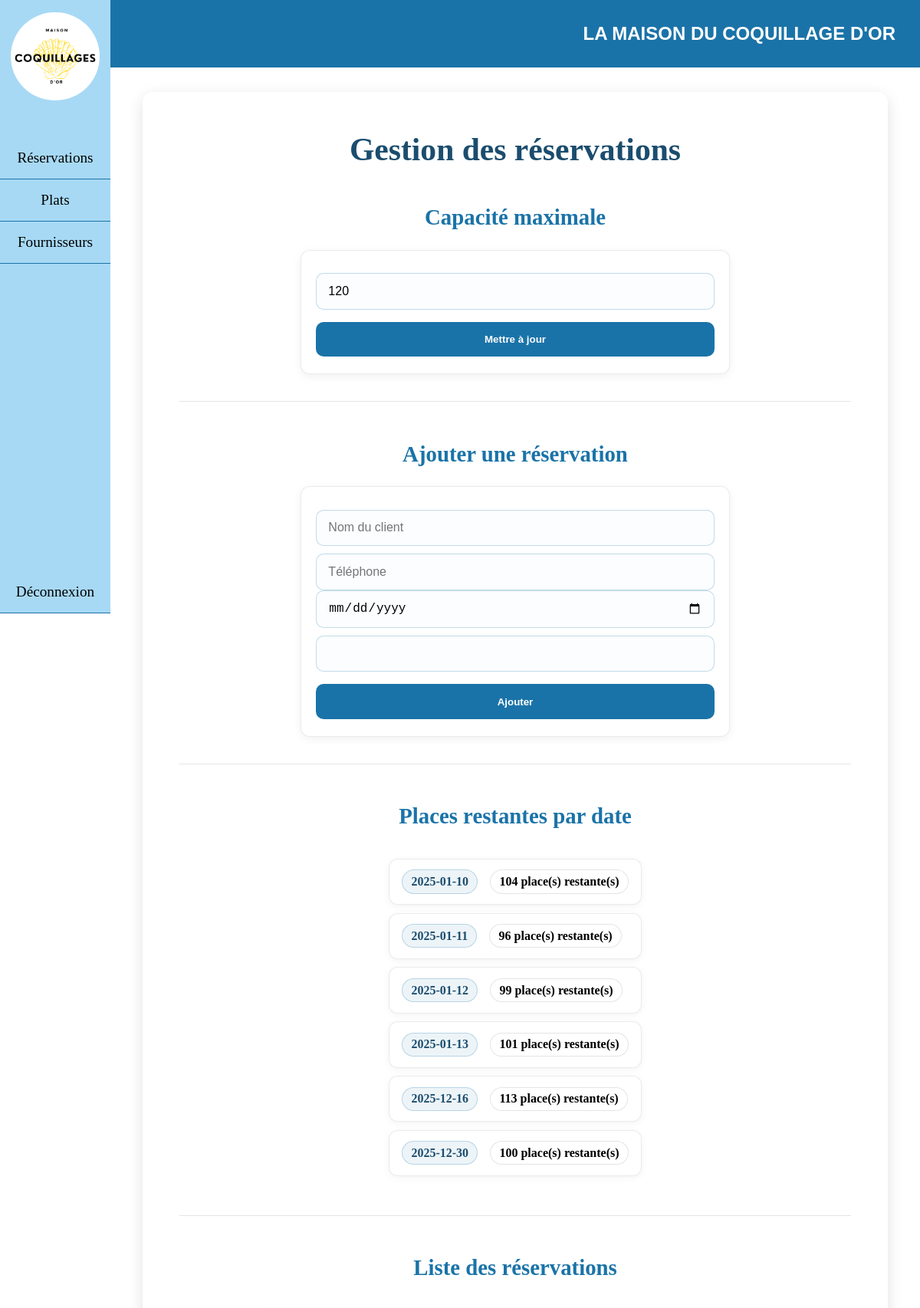
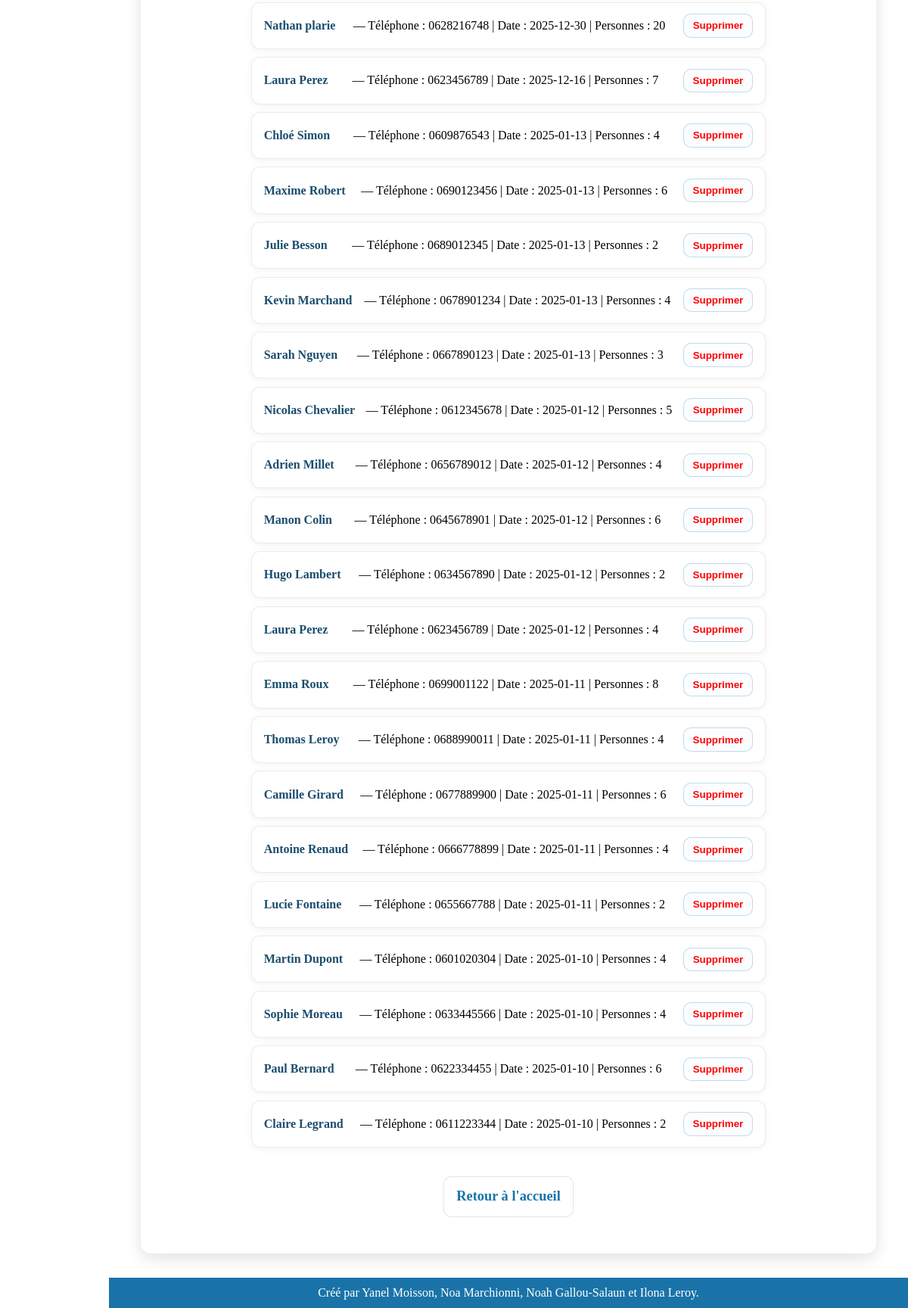
Screenshot of /pages/reservations.php (signed in) with the database file from the repository (2 pictures, top to bottom).
### tables this page shows
CREATE TABLE IF NOT EXISTS `nbr_places` (
  `id` int NOT NULL,
  `capacite` int NOT NULL,
  PRIMARY KEY (`id`)
);

CREATE TABLE IF NOT EXISTS `reservations` (
  `id` int NOT NULL AUTO_INCREMENT,
  `nom_client` varchar(100) DEFAULT NULL,
  `telephone` varchar(20) DEFAULT NULL,
  `date_reservation` date DEFAULT NULL,
  `nb_personnes` int DEFAULT NULL,
  PRIMARY KEY (`id`)
);

### pages/reservations.php (the view, shortened to what this page needs)
<?php
    include "connexion.php";
    $sql = "SELECT capacite FROM nbr_places WHERE id = 1";
    $instruction = $conn->prepare($sql);
    $instruction->execute();
    $CAPACITE_MAX = (int) $instruction->fetchColumn();
?>
<!DOCTYPE html>
<html lang="fr">
    <head>
        <link rel="stylesheet" href="../assets/css/style.css">
    </head>
    <body>
        <div class="container">
            <div class="sidebar">
                <img class="logo" src="../assets/images/Logo-Coquillages.png" alt="Logo">
                <nav class="sidebar-nav">
                    <ul class="sidebar-ul">
                        <a class="sidebar-lien" href="reservations.php"><li>Réservations</li></a>
                        <a class="sidebar-lien" href="plats.php"><li>Plats</li></a>
                        <a class="sidebar-lien" href="fournisseurs.php"><li>Fournisseurs</li></a>
                        <a class="sidebar-lien deconnexion" href="deconnexion.php"><li>Déconnexion</li></a>
                    </ul>
                </nav>
            </div>
            <div class="other">
                <header class="header">
                    <h2><a href="../dashboard.php" class="nav-title">La maison du coquillage d'or</a></h2>
                </header>
                <section class="content">
                    <div class="home-box">
                        <h1>Gestion des réservations</h1>
                        <?php
                            if ($_SESSION["employe_metier"] === "Admin"):
                        ?>
                            <h2>Capacité maximale</h2>
                            <form method="POST">
                                <input type="number" name="capacite" min="1" value="<?= $CAPACITE_MAX ?>" required>
                                <button type="submit" name="modifier_capacite">Mettre à jour</button>
                            </form>
                            <hr>
                        <?php endif;  ?>
                        <h2>Ajouter une réservation</h2>
                        <form method="POST">
                            <input type="text" name="nom" placeholder="Nom du client" required><br><br>
                            <input type="text" name="telephone" placeholder="Téléphone" required><br><br>
                            <input type="date" name="date_reservation" required><br><br>
                            <input type="number" name="nb_personnes" min="1" required><br><br>
                            <button type="submit" name="ajouter">Ajouter</button>
                        </form>
                        <hr>
                        <h2>Places restantes par date</h2>
                        <?php
                            $sql = "SELECT date_reservation, SUM(nb_personnes) AS total
                                    FROM reservations
                                    GROUP BY date_reservation
                                    ORDER BY date_reservation";
                            $instruction = $conn->prepare($sql);
                            $instruction->execute();
                            $dates = $instruction->fetchAll(PDO::FETCH_ASSOC);
                            if (empty($dates)) {
                                echo "<p>Aucune réservation.</p>";
                            } else {
                                echo "<ul>";
                                foreach ($dates as $d) {
                                    $restantes = $CAPACITE_MAX - $d["total"];
                                    echo "<li class='places-item'>
                                        <span class='places-date'><strong>{$d["date_reservation"]}</strong></span>
                                        <span class='places-restantes'>{$restantes} place(s) restante(s)</span>
                                        </li>";
                                }
                                echo "</ul>";
                            }
                        ?>
                        <hr>
                        <h2>Liste des réservations</h2>
                        <?php
                            $sql = "SELECT *
                                    FROM reservations
                                    ORDER BY date_reservation DESC";
                            $instruction = $conn->prepare($sql);
                            $instruction->execute();
                            $reservations = $instruction->fetchAll(PDO::FETCH_ASSOC);
                            if (empty($reservations)) {
                                echo "<p>Aucune réservation trouvée.</p>";
                            } else {
                                echo "<ul>";
                                foreach ($reservations as $r) {
                                echo "<li>";
                                echo "<strong>" . htmlspecialchars($r["nom_client"]) . "</strong> — ";
                                echo "Téléphone : " . htmlspecialchars($r["telephone"]) . " | ";
                                echo "Date : " . htmlspecialchars($r["date_reservation"]) . " | ";
                                echo "Personnes : " . htmlspecialchars($r["nb_personnes"]);
                                echo " <form method='POST' style='display:inline'
                                        onsubmit=\"return confirm('Supprimer cette réservation ?')\">";
                                echo "<button type='submit' style='color:red'>Supprimer</button>";
                                echo "</form>";
                                echo "</li>";
                            }
                                echo "</ul>";
                            }
                        ?>
                        <p><a href="../dashboard.php">Retour à l'accueil</a></p>
                    </div>
                </section>
                <footer class="footer">
                    <p>Créé par Yanel Moisson, Noa Marchionni, Noah Gallou-Salaun et Ilona Leroy.</p>
                </footer>
            </div>
        </div>
    </body>
</html>

### rows the page displays
nbr_places: capacite "120"
reservations: nom_client "Nathan plarie", telephone "0628216748", date_reservation "2025-12-30", nb_personnes "20"
reservations: nom_client "Laura Perez", telephone "0623456789", date_reservation "2025-12-16", nb_personnes "7"
reservations: nom_client "Chloé Simon", telephone "0609876543", date_reservation "2025-01-13", nb_personnes "4"
reservations: nom_client "Maxime Robert", telephone "0690123456", date_reservation "2025-01-13", nb_personnes "6"
reservations: nom_client "Julie Besson", telephone "0689012345", date_reservation "2025-01-13", nb_personnes "2"
reservations: nom_client "Kevin Marchand", telephone "0678901234", date_reservation "2025-01-13", nb_personnes "4"
reservations: nom_client "Sarah Nguyen", telephone "0667890123", date_reservation "2025-01-13", nb_personnes "3"
reservations: nom_client "Nicolas Chevalier", telephone "0612345678", date_reservation "2025-01-12", nb_personnes "5"
reservations: nom_client "Adrien Millet", telephone "0656789012", date_reservation "2025-01-12", nb_personnes "4"
reservations: nom_client "Manon Colin", telephone "0645678901", date_reservation "2025-01-12", nb_personnes "6"
reservations: nom_client "Hugo Lambert", telephone "0634567890", date_reservation "2025-01-12", nb_personnes "2"
reservations: nom_client "Laura Perez", telephone "0623456789", date_reservation "2025-01-12", nb_personnes "4"
reservations: nom_client "Emma Roux", telephone "0699001122", date_reservation "2025-01-11", nb_personnes "8"
reservations: nom_client "Thomas Leroy", telephone "0688990011", date_reservation "2025-01-11", nb_personnes "4"
reservations: nom_client "Camille Girard", telephone "0677889900", date_reservation "2025-01-11", nb_personnes "6"
reservations: nom_client "Antoine Renaud", telephone "0666778899", date_reservation "2025-01-11", nb_personnes "4"
reservations: nom_client "Lucie Fontaine", telephone "0655667788", date_reservation "2025-01-11", nb_personnes "2"
reservations: nom_client "Martin Dupont", telephone "0601020304", date_reservation "2025-01-10", nb_personnes "4"
reservations: nom_client "Sophie Moreau", telephone "0633445566", date_reservation "2025-01-10", nb_personnes "4"
reservations: nom_client "Paul Bernard", telephone "0622334455", date_reservation "2025-01-10", nb_personnes "6"
reservations: nom_client "Claire Legrand", telephone "0611223344", date_reservation "2025-01-10", nb_personnes "2"

### other values shown
$d["date_reservation"] "2025-01-10"
$restantes "104"
$d["date_reservation"] "2025-01-11"
$restantes "96"
$d["date_reservation"] "2025-01-12"
$restantes "99"
$d["date_reservation"] "2025-01-13"
$restantes "101"
$d["date_reservation"] "2025-12-16"
$restantes "113"
$d["date_reservation"] "2025-12-30"
$restantes "100"
